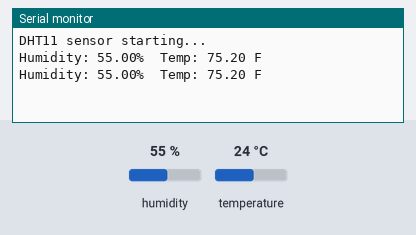
A sketch run on a simulated ESP32. Shown: the last lines printed to the serial monitor. The test bench sets the inputs (shaded band); at power-on: humidity 55 %, temperature 24 °C.

Above: at 2.8 s.
2.9 s: humidity set to 22 %
At 5.3 s:
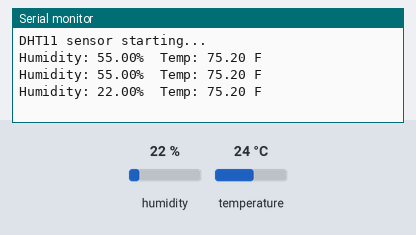
5.6 s: temperature set to 12 °C
At 6.5 s:
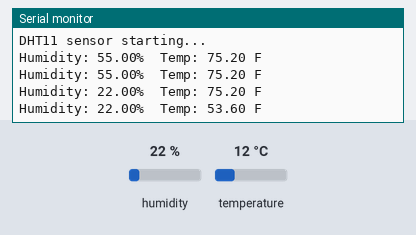
8.3 s: humidity set to 40 %
At 11.3 s:
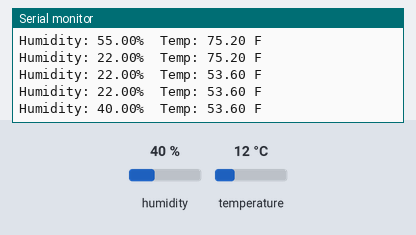
Timing chart, 0 to 12.8 s (numbered marks = the images above; inputs shaded):
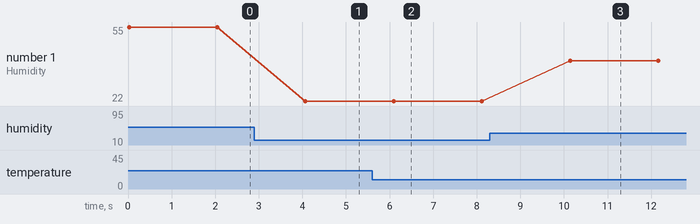

Measured:
- after the input at 2.9 s, the serial monitor: prints a new line after 1.2 s (image 1)
- after the input at 5.6 s, the serial monitor: prints a new line after 0.49 s (image 2)
- after the input at 8.3 s, the serial monitor: prints a new line after 1.8 s (image 3)
- plotted number 1: 55 → 22 after the input at 2.9 s, 22 → 40 after the input at 8.3 s

The sketch:

dht11-sensor.ino
```cpp
/*
  ESP32 DHT11 Sensor Test
  Written by Gareth Erwin
  Absolute Nerd Books

  Reads temperature and humidity from a DHT11 sensor.
*/

#include <DHT.h>

#define DHT_PIN 18
#define DHT_TYPE DHT11

DHT dht(DHT_PIN, DHT_TYPE);

void setup() {
  Serial.begin(115200);
  dht.begin();

  Serial.println("DHT11 sensor starting...");
}

void loop() {
  float humidity = dht.readHumidity();
  float temperatureC = dht.readTemperature();
  float temperatureF = dht.readTemperature(true);

  if (isnan(humidity) || isnan(temperatureC)) {
    Serial.println("Sensor read failed.");
    delay(2000);
    return;
  }

  Serial.print("Humidity: ");
  Serial.print(humidity);
  Serial.print("%  ");

  Serial.print("Temp: ");
  Serial.print(temperatureF);
  Serial.println(" F");

  delay(2000);
}
```
